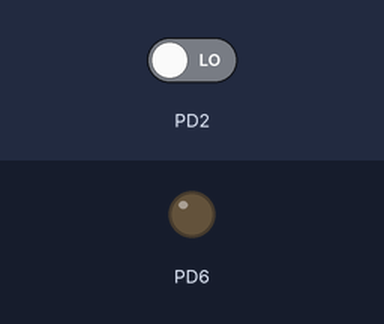
A program run on a simulated ATmega328P, built with avr-gcc and emulated at 16 MHz. Parts: output pins drawn as LEDs (lit = HIGH). The test bench sets the inputs (shaded band); at power-on: PD2 LOW.

Above: at 1.2 s.
1.3 s: PD2 driven HIGH
At 2.1 s:
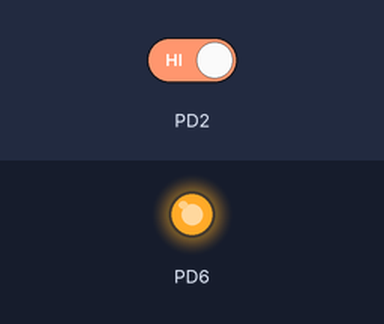
Timing chart, 0 to 4.3 s (numbered marks = the images above; inputs shaded):
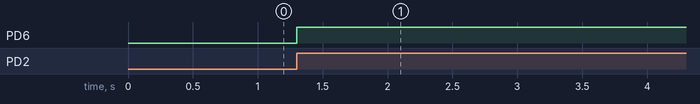

Measured:
- after the input at 1.3 s, PD6: LOW → HIGH at once

The program:

ExternalInterrupt.c
```c
#define F_CPU 16000000UL

#include <avr/io.h>
#include <avr/interrupt.h>
#include <util/delay.h>

volatile uint8_t flagINT0 = 0;

int main(void){

	DDRD |= _BV(6);

	EICRA |= _BV(ISC00) | _BV(ISC01);

	EIMSK |= _BV(INT0);

	/*sei();*/

    while (1){
		if(flagINT0 == 0){
			sei();
		}else{
			cli();
			_delay_ms(100);
			flagINT0 = 0;
		}/*end of if statement*/
	}/*end of while loop*/
}/*end of mai function*/

ISR(INT0_vect){
	PORTD ^= _BV(6);
	flagINT0 = 1;
}/*end of ISR for INT0*/
```
